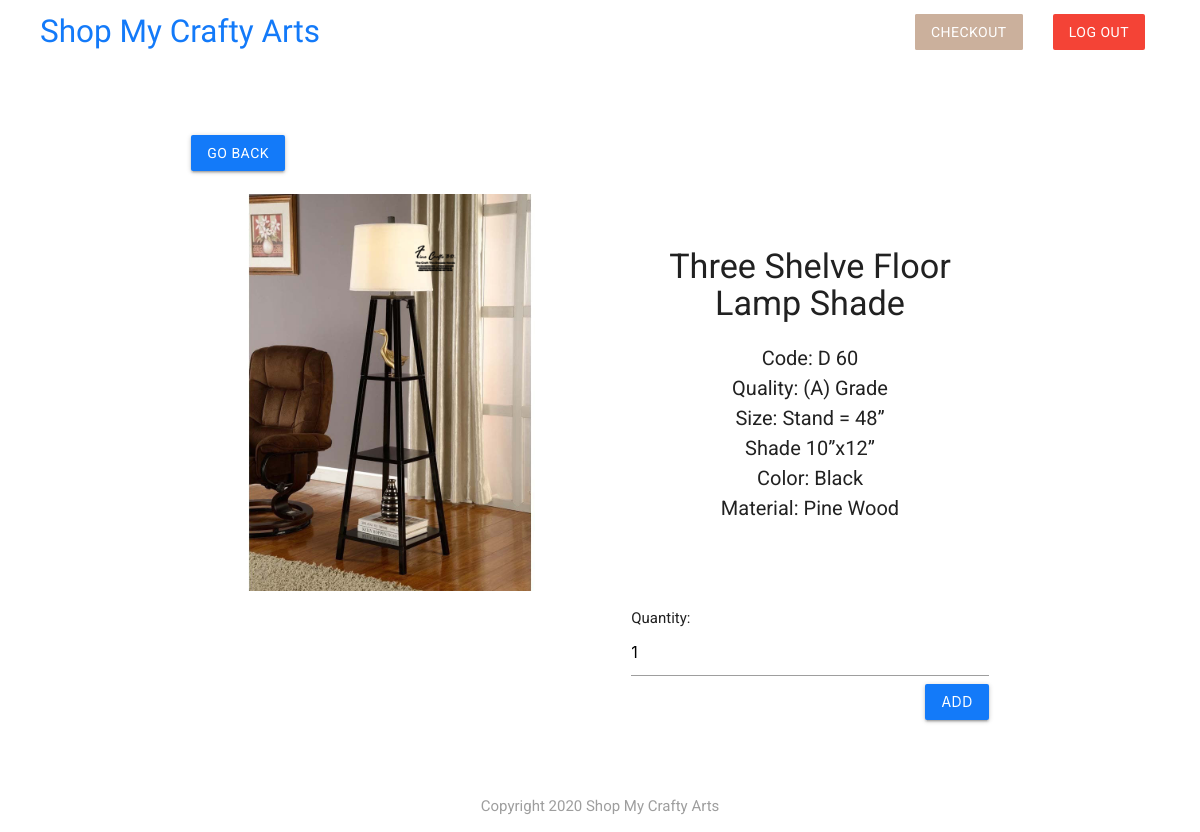
Screenshot of /details.php?buyer_id=1&item_id=1 (signed in) with the database file from the repository.
### tables this page shows
CREATE TABLE `item_info` (
  `item_id` int(11) NOT NULL,
  `item_name` varchar(100) NOT NULL,
  `sell_price` int(11) NOT NULL,
  `in_stock` int(11) NOT NULL,
  `item_description` varchar(1000) NOT NULL,
  `profit_per_piece` int(11) NOT NULL
);

### details.php (the view, shortened to what this page needs)
<?php
	include('config/db_connect.php');
	if (isset($_GET['item_id']) && isset($_GET['buyer_id'])) {
		$item_id = mysqli_real_escape_string($conn, $_GET['item_id']);
		$sql = "SELECT * FROM item_info WHERE item_id = '".$item_id."'";
		$result = mysqli_query($conn, $sql);
		$item = mysqli_fetch_assoc($result);
	}else if(isset($_POST['submit'])){
		$buyer_id = $_POST['buyer_id'];
		$item_id = $_POST['item_id'];
		$errors = array('frequency' => '');
		$frequency = $_POST['frequency'];
		$sql="SELECT * FROM item_info WHERE item_id = '".$item_id."'";
		$result = mysqli_query($conn, $sql);
		$item = mysqli_fetch_assoc($result);
		$amount = $frequency * $item['sell_price'];
		echo ($amount);
		$sql2 = "INSERT INTO added_to_cart(buyer_id, item_id, frequency, amount_to_pay) VALUES($buyer_id, '$item_id', '$frequency', '$amount')";
		if(mysqli_query($conn, $sql2)){
			header("Location:dash.php?buyer_id=".$buyer_id."");
		}else{
			echo "Query Error: " . mysqli_error($conn);
		}
		mysqli_free_result($result);
		mysqli_close($conn);
		}else{
			echo '<script type ="text/Javascript">alert("NOT A USER OF THIS WEBSITE");</script>';
		}
?>
<!DOCTYPE html>
<html lang="en" dir="ltr">
	<?php include('templates/header.php'); ?>
	<br><br><br><br><br><br>
	<div class="container">
		<div class="row">
			<div class="col s12">
				<a href="dash.php?buyer_id=<?php echo $_GET['buyer_id']?>" class="btn brand">Go Back</a>
				<br><br>
			</div>
				<?php if($item): ?>
				<div class="col s6">
					<img class="det-image" src="img/<?php echo $item['item_id'] ?>.jpg" alt="">
				</div>
				<div class="col s6">
					<div class="card z-depth-0">
						<div class="card-content center">
							<h4><?php echo htmlspecialchars($item['item_name']); ?></h4>
							<p>
								<ul style="font-size: 20px;">
									<?php foreach (explode(',', $item['item_description']) as $desc): ?>
										<li><?php echo htmlspecialchars($desc); ?></li>
									<?php endforeach; ?>
								</ul>
							</p>
						</div>
						<form action="<?php echo $_SERVER['PHP_SELF'] ?>" method= "POST">
							Quantity:<input type="number" name="frequency" value=1 required min=1 max="<?php echo htmlspecialchars($item['in_stock']);?>"/>
							<div class="right-align">
								<input type="submit" name="submit" value="Add" class="btn brand">
							</div>
						</form>
					</div>
				</div>
		</div>
		<?php else: ?>
			<h5>No such Item exists!</h5>
		<?php endif; ?>
	</div>
  <?php include('templates/footer.php'); ?>
</html>

### templates/header.php (style rules this page uses)
body { font-family: 'Roboto', sans-serif; }
.brand { background: #137af9 !important; }
form { max-width: 460px; margin: 20px auto; padding: 20px; }
.det-image { width: 100%; height: 100%; }

### rows the page displays
item_info: item_name "Three Shelve Floor Lamp Shade", item_description "Code: D 60", item_description "Quality: (A) Grade", item_description "Size: Stand = 48”", item_description "Shade 10”x12”", item_description "Color: Black", item_description "Material: Pine Wood"
